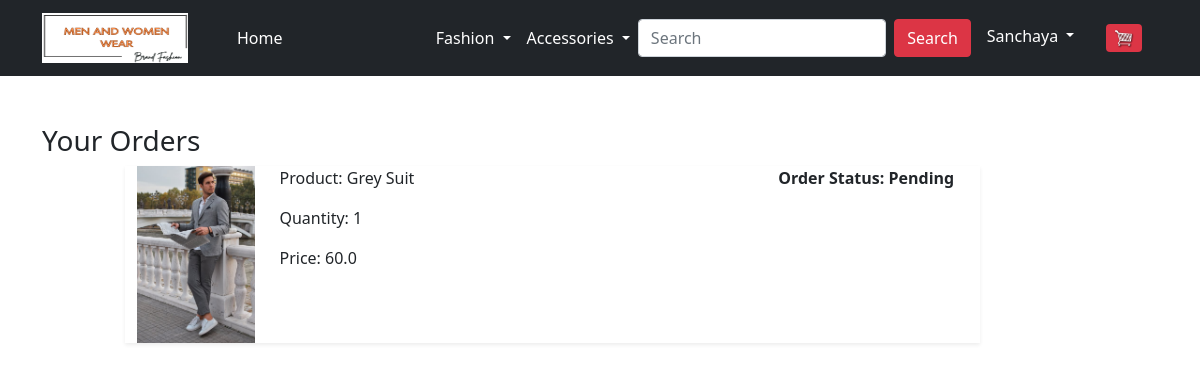
Page /orders/ (signed in) on the committed database.
### app/models.py (models this page shows, shortened)
class OrderPlaced(models.Model):
    user = models.ForeignKey(User, on_delete=models.CASCADE)
    customer = models.ForeignKey(Customer, on_delete=models.CASCADE)
    product = models.ForeignKey(Product, on_delete=models.CASCADE)
    quantity = models.PositiveIntegerField(default = 1)
    ordered_date = models.DateTimeField(auto_now_add=True)
    status = models.CharField(max_length=50, choices =STATUS_CHOICES, default='Pending')
    def __str__(self):
        return str(self.id)
    @property
    def total_cost(self):
        return self.quantity * self.product.discounted_price

class Product(models.Model):
    title = models.CharField(max_length=100)
    price = models.FloatField()
    discounted_price = models.FloatField()
    description = models.TextField()
    category = models.CharField(choices = CATEGORY_CHOICES, max_length=2)
    product_image = models.ImageField(upload_to='productimg')

### app/views.py (the view)
# urls.py: path('orders/', views.orders, name='orders'),
@login_required
def orders(request):
    op = OrderPlaced.objects.filter(user=request.user)
    print(op)
    return render(request, 'app/orders.html',{'order_placed':op})

### app/templates/app/orders.html (shortened to what this page needs)
{% extends 'app/base.html' %}
{% load static %}
{% block main-content %}
<div class="container my-5">
 <div class="row">
 <h3> Your Orders </h3>
  <div class="col-sm-9 offset-sm-1">
   {% for op in order_placed %}
   <div class="row shadow-sm mb-3">
       <div class="col-sm-2">
           <img src="{{op.product.product_image.url}}" alt="" srcset="" class="img-fluid" height="150" width="150">
       </div>
       <div class="col-sm-7">
           <p>Product: {{op.product.title}}</p>
           <p>Quantity: {{op.quantity}}</p>
           <p>Price: {{op.total_cost}}</p>
       </div>
       <div class="col-sm-3 fw-bold">
           <p>Order Status: {{op.status}}</p>
       </div>
      </div>
       {% endfor %}
  </div>
 </div>
</div>
{% endblock main-content %}

### app/templates/app/base.html (shortened to what this page needs)
<!doctype html>
{% load static %}
<html lang="en">
  <head>
    <link href="https://cdn.jsdelivr.net/npm/bootstrap@5.0.0-beta1/dist/css/bootstrap.min.css" rel="stylesheet">
    <link rel="stylesheet" href="{% static 'app/css/owl.carousel.min.css' %}">
    <link rel="stylesheet" href="{% static 'app/css/all.min.css' %}">
    <link rel="stylesheet" href="{% static 'app/css/style.css' %}">
  </head>
  <body>
    <nav class="navbar navbar-expand-lg navbar-dark bg-dark">
     <div class="container">
       <a class="navbar-brand" href="/"><img src="{%static 'app/images/EcommerceLogo.png' %}" height="50px" width="146px"></a>
       <div class="collapse navbar-collapse" id="navbarSupportedContent">
         <ul class="navbar-nav me-auto mb-2 mb-lg-0">
           <li class="nav-item">
             <a class="nav-link active" aria-current="page" href="/">Home</a>
           </li>
           <li class="nav-item dropdown">
           <li class="nav-item dropdown">
           <li class="nav-item dropdown">
             <a class="nav-link dropdown-toggle text-white" href="#" id="fashionDropdown" role="button" data-bs-toggle="dropdown" aria-expanded="false">
               Fashion
             </a>
           </li>
         </ul>
         <ul class="navbar-nav me-auto mb-2 mb-lg-0">
          <li class="nav-item dropdown">
          <a class="nav-link dropdown-toggle text-white" href="#" id="fashionDropdown" role="button" data-bs-toggle="dropdown" aria-expanded="false">
            Accessories
          </a>
        </li>
      </ul>
      <form  action="/search" method="GET" class="d-flex">
        <input class="form-control me-2" name="keyword" type="search" placeholder="Search" required aria-label="Search">
        <button class="btn btn-danger" type="submit">Search</button>
      </form>
         <div>
          <ul class="navbar-nav me-auto mb-2 mb-lg-0">
             {% if request.user.is_authenticated %}
           <li class="nav-item dropdown mx-2">
              <a class="nav-link dropdown-toggle text-white" href="#" id="profileDropdown" role="button" data-bs-toggle="dropdown" aria-expanded="false">
                {{request.user.username|capfirst}}
              </a>
               <li class="nav-item mx-2">
              <a href="{% url 'showcart' %}" class="nav-link text-white"><span class="badge bg-danger">{{totalitem}}<img src="{%static 'app/images/cart.png' %}" height="20px" width="20px"> </a>
             </li>
           {% endif %}
          </ul>
         </div>
       </div>
     </div>
    </nav>
    {% block main-content %} {% endblock main-content %}
  </body>
</html>

### rows in the picture
OrderPlaced: product.product_image (picture), product "Grey Suit", quantity "1", total_cost "60.0", status "Pending"

### other values in the picture
{{ request.user.username|capfirst }} "Sanchaya"
